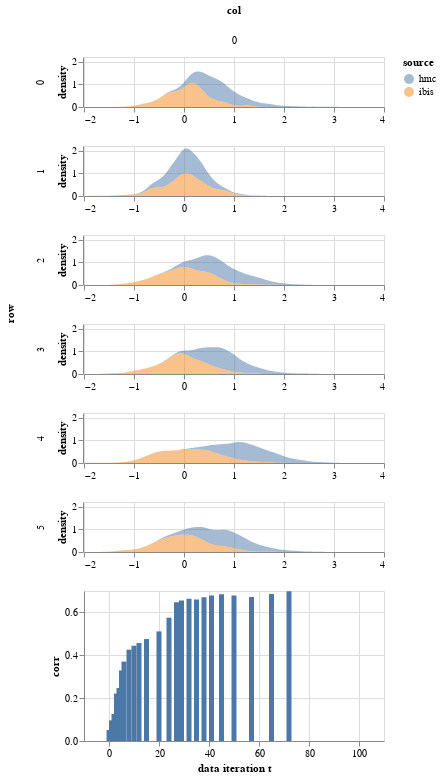

Source (notebook cell):
### Code cell
param = 'beta'
df = get_post_df(np.squeeze(ps[param]).reshape(1000,6,1)) 
df['source'] = 'hmc'
df2 = get_post_df(particles.particles[param])
df2['source'] = 'ibis'
plot_density(pd.concat([df,df2])) &\
plot_correlations(jitter_corrs[param], height = 150)

### Figure 1 — Vega-Lite specification as saved in the notebook (floating-point values rounded to 4 significant figures; data arrays with more than 128 entries replaced by an {"elided": "..."} marker saying what was removed)
{"config": {"view": {"continuousWidth": 400, "continuousHeight": 300}}, "vconcat": [{"data": {"name": "data-73a9f29eef71bf03177209869f5ce92d"}, "mark": {"type": "area", "opacity": 0.5}, "encoding": {"color": {"type": "nominal", "field": "source"}, "column": {"type": "quantitative", "field": "col"}, "row": {"type": "quantitative", "field": "row"}, "x": {"type": "quantitative", "field": "value", "title": null}, "y": {"type": "quantitative", "field": "density"}}, "height": 50, "resolve": {"scale": {"x": "independent"}}, "transform": [{"fold": ["value"]}, {"density": "value", "groupby": ["cn", "row", "col", "source"]}], "width": 300}, {"data": {"name": "data-2805efa3972968b6006f187f88dbaf65"}, "mark": "bar", "encoding": {"x": {"type": "quantitative", "field": "idx", "title": "data iteration t"}, "y": {"type": "quantitative", "field": "corr"}}, "height": 150, "width": 300}], "$schema": "https://vega.github.io/schema/vega-lite/v4.8.1.json", "datasets": {"data-73a9f29eef71bf03177209869f5ce92d": {"elided": "9000 records"}, "data-2805efa3972968b6006f187f88dbaf65": [{"corr": 0.05126, "idx": 0}, {"corr": 0.09621, "idx": 1}, {"corr": 0.1265, "idx": 2}, {"corr": 0.2214, "idx": 3}, {"corr": 0.2472, "idx": 4}, {"corr": 0.3294, "idx": 5}, {"corr": 0.3706, "idx": 6}, {"corr": 0.0, "idx": 7}, {"corr": 0.4263, "idx": 8}, {"corr": 0.0, "idx": 9}, {"corr": 0.4446, "idx": 10}, {"corr": 0.0, "idx": 11}, {"corr": 0.457, "idx": 12}, {"corr": 0.0, "idx": 13}, {"corr": 0.0, "idx": 14}, {"corr": 0.4758, "idx": 15}, {"corr": 0.0, "idx": 16}, {"corr": 0.0, "idx": 17}, {"corr": 0.0, "idx": 18}, {"corr": 0.0, "idx": 19}, {"corr": 0.5115, "idx": 20}, {"corr": 0.0, "idx": 21}, {"corr": 0.0, "idx": 22}, {"corr": 0.0, "idx": 23}, {"corr": 0.5756, "idx": 24}, {"corr": 0.0, "idx": 25}, {"corr": 0.0, "idx": 26}, {"corr": 0.647, "idx": 27}, {"corr": 0.0, "idx": 28}, {"corr": 0.6562, "idx": 29}, {"corr": 0.0, "idx": 30}, {"corr": 0.0, "idx": 31}, {"corr": 0.664, "idx": 32}, {"corr": 0.0, "idx": 33}, {"corr": 0.0, "idx": 34}, {"corr": 0.6606, "idx": 35}, {"corr": 0.0, "idx": 36}, {"corr": 0.0, "idx": 37}, {"corr": 0.6712, "idx": 38}, {"corr": 0.0, "idx": 39}, {"corr": 0.0, "idx": 40}, {"corr": 0.6792, "idx": 41}, {"corr": 0.0, "idx": 42}, {"corr": 0.0, "idx": 43}, {"corr": 0.0, "idx": 44}, {"corr": 0.6845, "idx": 45}, {"corr": 0.0, "idx": 46}, {"corr": 0.0, "idx": 47}, {"corr": 0.0, "idx": 48}, {"corr": 0.0, "idx": 49}, {"corr": 0.6785, "idx": 50}, {"corr": 0.0, "idx": 51}, {"corr": 0.0, "idx": 52}, {"corr": 0.0, "idx": 53}, {"corr": 0.0, "idx": 54}, {"corr": 0.0, "idx": 55}, {"corr": 0.0, "idx": 56}, {"corr": 0.6725, "idx": 57}, {"corr": 0.0, "idx": 58}, {"corr": 0.0, "idx": 59}, {"corr": 0.0, "idx": 60}, {"corr": 0.0, "idx": 61}, {"corr": 0.0, "idx": 62}, {"corr": 0.0, "idx": 63}, {"corr": 0.0, "idx": 64}, {"corr": 0.6863, "idx": 65}, {"corr": 0.0, "idx": 66}, {"corr": 0.0, "idx": 67}, {"corr": 0.0, "idx": 68}, {"corr": 0.0, "idx": 69}, {"corr": 0.0, "idx": 70}, {"corr": 0.0, "idx": 71}, {"corr": 0.6986, "idx": 72}, {"corr": 0.0, "idx": 73}, {"corr": 0.0, "idx": 74}, {"corr": 0.0, "idx": 75}, {"corr": 0.0, "idx": 76}, {"corr": 0.0, "idx": 77}, {"corr": 0.0, "idx": 78}, {"corr": 0.0, "idx": 79}, {"corr": 0.0, "idx": 80}, {"corr": 0.0, "idx": 81}, {"corr": 0.0, "idx": 82}, {"corr": 0.0, "idx": 83}, {"corr": 0.0, "idx": 84}, {"corr": 0.0, "idx": 85}, {"corr": 0.0, "idx": 86}, {"corr": 0.0, "idx": 87}, {"corr": 0.0, "idx": 88}, {"corr": 0.0, "idx": 89}, {"corr": 0.0, "idx": 90}, {"corr": 0.0, "idx": 91}, {"corr": 0.0, "idx": 92}, {"corr": 0.0, "idx": 93}, {"corr": 0.0, "idx": 94}, {"corr": 0.0, "idx": 95}, {"corr": 0.0, "idx": 96}, {"corr": 0.0, "idx": 97}, {"corr": 0.0, "idx": 98}, {"corr": 0.0, "idx": 99}]}}
